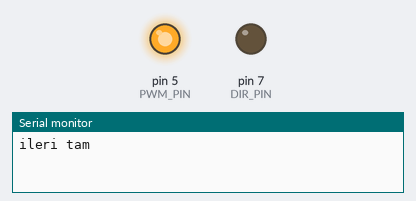
The sketch below on a simulated Arduino Uno, built with avr-gcc and run on an emulated ATmega328P. Parts: output pins drawn as LEDs (lit = HIGH), the last lines printed to the serial monitor.

Above: at 0.05 s.
At 1.05 s:
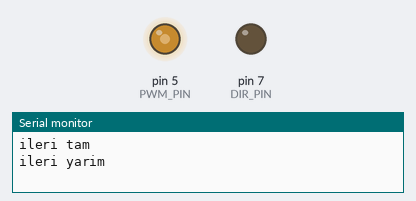
At 2.05 s:
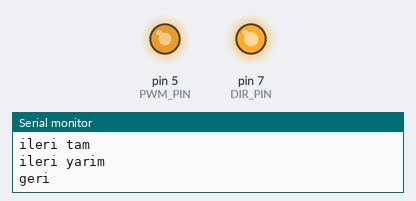
At 4.0 s:
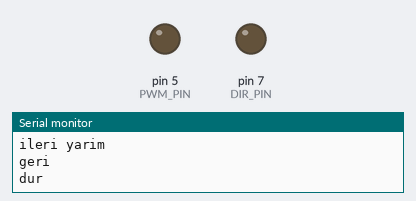
Timing chart, 0 to 5.2 s (numbered marks = the images above):
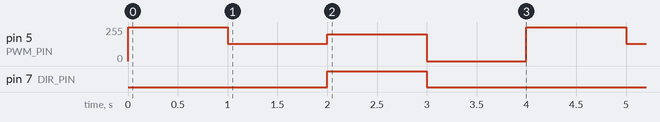

Measured:
- by itself, pin 5 (PWM_PIN): repeats every 4.0 s: 128/255 1.0 s, 200/255 1.0 s, 0/255 1.0 s, 255/255 1.0 s
- by itself, pin 7 (DIR_PIN): alternates HIGH for 1.0 s and LOW for 3.0 s

The sketch:

kopru_pwm_dir.ino
```cpp
// PWM + DIR tipi sürücü (Cytron MD10C): D5 -> PWM, D7 -> DIR
const int PWM_PIN = 5;
const int DIR_PIN = 7;

void surus(int hiz) {           // -255 ... +255
  digitalWrite(DIR_PIN, hiz < 0 ? HIGH : LOW);
  analogWrite(PWM_PIN, abs(hiz));
}

void setup() {
  Serial.begin(9600);
  pinMode(PWM_PIN, OUTPUT);
  pinMode(DIR_PIN, OUTPUT);
}

void loop() {
  Serial.println("ileri tam");  surus(255);  delay(1000);
  Serial.println("ileri yarim"); surus(128); delay(1000);
  Serial.println("geri");       surus(-200); delay(1000);
  Serial.println("dur");        surus(0);    delay(1000);
}
```
